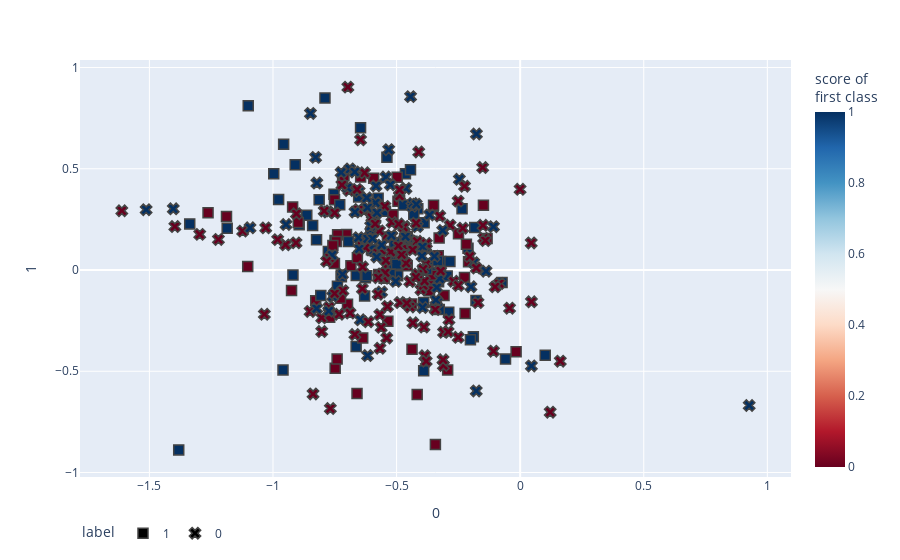

The cell this chart's notebook holds for it:
### Code cell
#Confusiion Matrix 
cm = confusion_matrix(y_test, ypredict_test)
plt.figure(figsize=(8, 6))  # Adjust the figure size as per your preference
sns.heatmap(cm, annot=True, cmap='RdBu_r', fmt='d', annot_kws={"fontsize": 12})  # Set the font size for annotations
plt.title('Confusion Matrix on Test Data')
plt.xlabel('Predicted Labels')
plt.ylabel('True Labels')
plt.show()

    

fig = px.scatter(
X_test, x=0, y=1,
color=ypredict_test, color_continuous_scale='RdBu',
symbol=y_test, symbol_map={'0': 'square-dot', '1': 'circle-dot'},
labels={'symbol': 'label', 'color': 'score of <br>first class'})
fig.update_traces(marker_size=10, marker_line_width=1.5)
fig.update_layout(legend_orientation='h')
fig.show()

### Figure 1 — Plotly figure (JSON) as saved in the notebook; plotly's stock layout.template omitted (floating-point values rounded to 4 significant figures; data arrays with more than 128 entries replaced by an {"elided": "..."} marker saying what was removed)
{"data": [{"hovertemplate": "label=1<br>0=%{x}<br>1=%{y}<br>score of <br>first class=%{marker.color}<extra></extra>", "legendgroup": "1", "marker": {"color": {"elided": "143 int values"}, "coloraxis": "coloraxis", "line": {"width": 1.5}, "size": 10, "symbol": "square"}, "mode": "markers", "name": "1", "orientation": "v", "showlegend": true, "type": "scatter", "x": {"elided": "143 float values"}, "xaxis": "x", "y": {"elided": "143 float values"}, "yaxis": "y"}, {"hovertemplate": "label=0<br>0=%{x}<br>1=%{y}<br>score of <br>first class=%{marker.color}<extra></extra>", "legendgroup": "0", "marker": {"color": {"elided": "191 int values"}, "coloraxis": "coloraxis", "line": {"width": 1.5}, "size": 10, "symbol": "x"}, "mode": "markers", "name": "0", "orientation": "v", "showlegend": true, "type": "scatter", "x": {"elided": "191 float values"}, "xaxis": "x", "y": {"elided": "191 float values"}, "yaxis": "y"}], "layout": {"autosize": true, "coloraxis": {"colorbar": {"title": {"text": "score of <br>first class"}}, "colorscale": [[0, "rgb(103,0,31)"], [0.1, "rgb(178,24,43)"], [0.2, "rgb(214,96,77)"], [0.3, "rgb(244,165,130)"], [0.4, "rgb(253,219,199)"], [0.5, "rgb(247,247,247)"], [0.6, "rgb(209,229,240)"], [0.7, "rgb(146,197,222)"], [0.8, "rgb(67,147,195)"], [0.9, "rgb(33,102,172)"], [1, "rgb(5,48,97)"]]}, "legend": {"orientation": "h", "title": {"text": "label"}, "tracegroupgap": 0}, "margin": {"t": 60}, "xaxis": {"anchor": "y", "autorange": true, "domain": [0, 1], "range": [-1.78, 1.095], "title": {"text": "0"}, "type": "linear"}, "yaxis": {"anchor": "x", "autorange": true, "domain": [0, 1], "range": [-1.055, 1.07], "title": {"text": "1"}, "type": "linear"}}}
